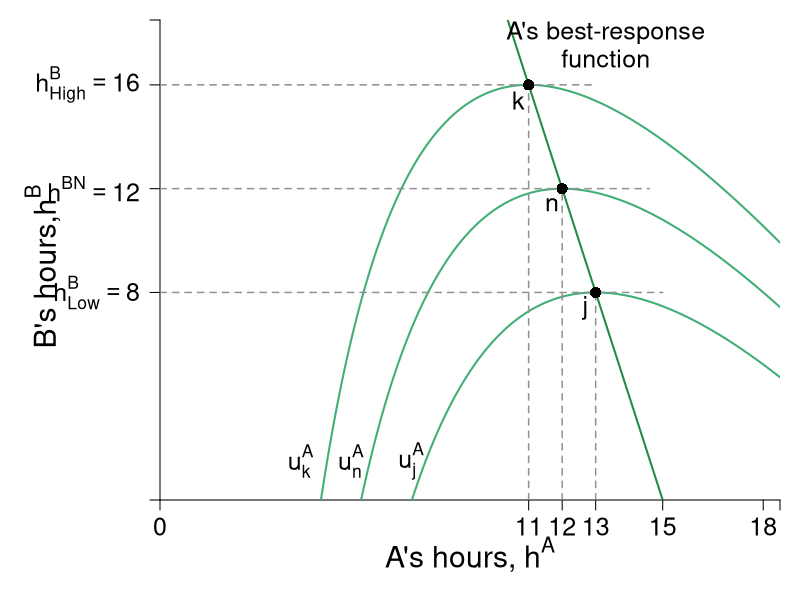

Reproduce this figure in R.
  require(shape)
  pdf(file = "coordination_failures/coordination_indiff_brf.pdf", width = 9, height = 7)
  
  #Set parameters for graphics
  pointsize <- 1.8
  axislabelsize <- 1.8
  labelsize <- 1.5
  namesize <- 1.8
  annotatesize <- 1.5
  graphlinewidth <- 2
  segmentlinewidth <- 1.5
  
  COL <- c("#7fc97f", "#beaed4", "#fdc086", "#ffff99", "#386cb0", "#f0027f", "#bf5b17", "#666666")
  COLA <- c("#99d8c9","#66c2a4","#41ae76", "#238b45", "#005824")
  COLB <- c("#4eb3d3", "#2b8cbe", "#0868ac","#084081")
  Grays <- gray.colors(25, start =1, end = 0)
  
  par(mar =  c(5, 8, 1, 1))
  
  # uA <- function(ea, eb, alpha = 16, beta = 1/24) {
  #   alpha*(1 - beta*eb)*ea - 0.5*(ea)^2
  # }
  
  uA <- function(ea, eb, alpha = 30, beta = 1/2) {
    (alpha - beta*(ea+eb))*ea - 0.5*(ea)^2
  }
  
  hANE <- function(alpha, beta = 1/2){
    alpha/(1 + 3*beta)
  }
  
  brfA <- function(ea, alpha = 30, beta = 1/2) {
    (alpha - ea*(1 + 2*beta))/(beta)
  }
  
  # brfA <- function(ea, alpha = 16, beta = 1/24) {
  #   (alpha - ea)/(alpha * beta)
  # }
  
  
  xlims <- c(0, 18.5)
  ylims <- c(0, 18.5)
  
  npts <- 501 
  x <- seq(xlims[1], xlims[2], length.out = npts)
  y <- seq(ylims[1], ylims[2], length.out = npts) 
  a <- c(uA(11, brfA(11)), 
         uA(hANE(alpha = 30, beta = 1/2), hANE(alpha = 30, beta = 1/2)), 
         uA(13, brfA(13))
  )
  
  plot(0, 0, xlim = xlims, ylim = ylims, type = "n",
       xlab = expression(paste("")),
       ylab = expression(paste("")), 
       xaxt = "n", 
       yaxt = "n", 
       cex.lab = axislabelsize, 
       bty = "n",
       xaxs="i", 
       yaxs="i")
  
  # ticksy <- seq(from = 0, to = ylims[2], by = 2)
  # ylabels <- seq(from = 0, to = ylims[2], by = 2)
  # ticksx <- seq(from = 0, to = xlims[2], by = 2)
  # xlabels <- seq(from = 0, to = xlims[2], by = 2)
  ticksy <- c(0,  brfA(13), 12,  brfA(11), ylims[2])
  ylabels <- c(NA, expression(paste(h[Low]^B) == 8), expression(paste(h^{BN}) == 12), expression(paste(h[High]^B) == 16), NA)
  ticksx <- c(0, 11, 12, 13,  15, 18, xlims[2])
  xlabels <- c(0, 11, 12, 13, 15, 18, NA)
  
  
axis(1, at = ticksx, pos = 0, labels = FALSE)
axis(2, at = ticksy, pos = 0, labels = ylabels, las = 1, cex.axis = labelsize)

text(x = c(0, 11, 12, 13, 15, 18), par("usr")[3] - 0.4, 
     labels = xlabels, srt = 0, pos = 1, xpd = TRUE, cex = labelsize)
  
npts <- 500 
xx1 <- seq(xlims[1], xlims[2], length.out = npts)
lines(xx1, brfA(xx1, alpha = 30, beta = 1/2), col = COLA[4], lwd = graphlinewidth)
  
  
  contour(y, x, 
          outer(x, y, uA),
          drawlabels = FALSE,
          col = COLA[3],
          lwd = graphlinewidth,
          levels = a, 
          xaxs="i", 
          yaxs="i", 
          add = TRUE) 
  
  text(0.5*xlims[2], -2.1, expression(paste("A's hours, ", h^A)), xpd = TRUE, cex = axislabelsize)
  text(-3.5, 9, expression(paste("B's hours,", h^B)), xpd = TRUE, cex = axislabelsize, srt = 90) 
  
  #Label the iso-welfare functions for the A
  text(4.2, 1.5, expression(u[k]^A), cex = annotatesize)
  text(5.7, 1.5, expression(u[n]^A), cex = annotatesize)
  text(7.5, 1.5, expression(u[j]^A), cex = annotatesize)
  
  #Label Nash Equilibrium 
  segments(0, 12, 14.6, 12, lty = 2, col = Grays[18], lwd = segmentlinewidth)
  segments(12, 0, 12, 12, lty = 2, col = Grays[18], lwd = segmentlinewidth)
  points(12, 12, pch = 16, col = "black", cex = 1.5)
  #text(11.3, 11.1, expression(paste("Nash Equilibrium")))
  text(12 - 0.3, 12 - 0.6, expression(paste("n")), cex = labelsize)
  
  
  
segments(0,  brfA(13),  13 + 2,  brfA(13), lty = 2, col = Grays[18], lwd = segmentlinewidth)
segments(13, 0,  13,  brfA(13), lty = 2, col = Grays[18], lwd = segmentlinewidth)
points(13, brfA(ea = 13), pch = 16, col = "black", cex = 1.5)
text(13 - 0.3, brfA(ea = 13) - 0.6, expression(paste("j")), cex = labelsize)
  
segments(0, brfA(11), 11 + 2, brfA(11), lty = 2, col = Grays[18], lwd = segmentlinewidth)
segments(11, 0, 11, brfA(11), lty = 2, col = Grays[18], lwd = segmentlinewidth)
points(11, brfA(11), pch = 16, col = "black", cex = 1.5)
text(11 - 0.3, brfA(11) - 0.6, expression(paste("k")), cex = labelsize)
  
text(13.3, 18, expression(paste("A's best-response")), xpd = TRUE, cex = labelsize)
text(13.3, 17, expression(paste("function")), xpd = TRUE, cex = labelsize)
# text(17, 16.2, expression(paste(h^{A}*(h^B) == frac(alpha - beta*h^B, 1 + 2*beta))), xpd = TRUE, cex = labelsize)
#Arrows(14, 18.5, 11, 18.5, col = "black", lty = 1, lwd = 2, arr.type = "triangle", arr.lwd = 0.5)
  
  
  
dev.off()
